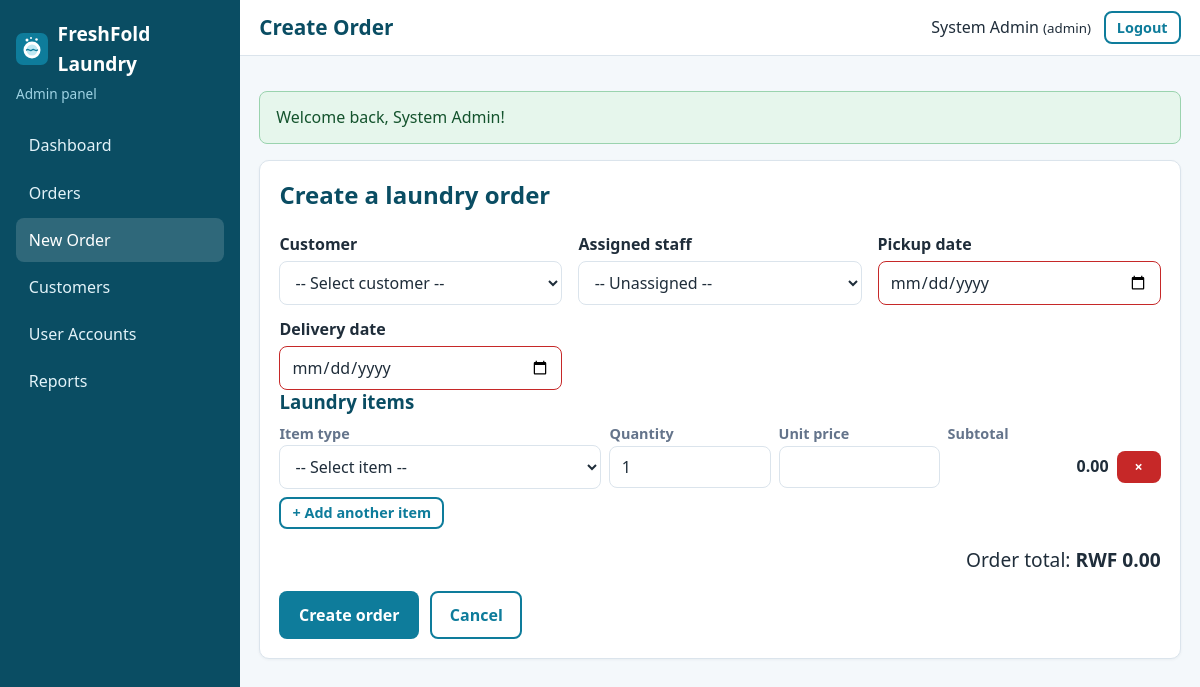
Page /admin/order-form.php (signed in) on the committed database.
### tables this page shows
CREATE TABLE users (
    user_id       INT AUTO_INCREMENT PRIMARY KEY,
    username      VARCHAR(100) NOT NULL,
    email         VARCHAR(150) NOT NULL UNIQUE,
    password_hash VARCHAR(255) NOT NULL,               
    role          ENUM('admin','staff','customer') NOT NULL,
    created_at    TIMESTAMP DEFAULT CURRENT_TIMESTAMP
);

### app/controllers/OrderController.php (called while the page is built, shortened)
<?php
class OrderController
{
    private function catalog(): array
    {
        return require APP_PATH . '/config/items.php';
    }
    public function adminForm(): void
    {
        requireRole(['admin']);
        $catalog = $this->catalog();
        $id      = (int) ($_GET['id'] ?? 0);
        $order   = null;
        $errors = [];
        if ($order) {
            $old = [
                'customer_id'       => $order['customer_id'],
                'assigned_staff_id' => $order['assigned_staff_id'],
                'pickup_date'       => $order['pickup_date'],
                'delivery_date'     => $order['delivery_date'],
                'status'            => $order['status'],
            ];
            $rows = OrderItem::forOrder($id);
        } else {
            $old  = ['customer_id' => '', 'assigned_staff_id' => '', 'pickup_date' => '', 'delivery_date' => '', 'status' => 'pending'];
            $rows = [];
        }
        if (!$rows) {
            $rows = [['item_type' => '', 'quantity' => '1', 'unit_price' => '']];
        }
        render('admin/order_form', [
            'title'     => $order ? 'Edit Order #' . $id : 'Create Order',
            'order'     => $order,
            'errors'    => $errors,
            'old'       => $old,
            'rows'      => $rows,
            'catalog'   => $catalog,
            'customers' => Customer::all(),
            'staff'     => User::staffList(),
            'allowed'   => $order ? allowedNextStatuses($order['status']) : [],
        ]);
    }
}

### public/admin/order-form.php (called while the page is built, shortened)
<?php
(new OrderController())->adminForm();

### app/helpers/auth.php (called while the page is built, shortened)
<?php
function isLoggedIn(): bool
{
    return !empty($_SESSION['user_id']);
}
function currentUser(): ?array
{
    return [
        'user_id'  => (int) $_SESSION['user_id'],
        'username' => $_SESSION['username'] ?? '',
        'email'    => $_SESSION['email'] ?? '',
        'role'     => $_SESSION['role'] ?? '',
    ];
}
function requireLogin(): array
{
    $user = User::findById((int) $_SESSION['user_id']);
    return $user;
}
function requireRole(array $roles): array
{
    $user = requireLogin();
    return $user;
}

### app/config/database.php (called while the page is built, shortened)
<?php
function getDbConfig(): array
{
    $config = [
        'host'    => '127.0.0.1',
        'port'    => '3306',
        'name'    => 'online_laundry_db',
        'user'    => 'root',
        'pass'    => '',
        'charset' => 'utf8mb4',
    ];
    return $config;
}
function getConnection(): PDO
{
    static $pdo = null;
    if ($pdo instanceof PDO) {
        return $pdo;
    }
    $c   = getDbConfig();
    $dsn = "mysql:host={$c['host']};port={$c['port']};dbname={$c['name']};charset={$c['charset']}";
    try {
        $pdo = new PDO($dsn, $c['user'], $c['pass'], [
            PDO::ATTR_ERRMODE            => PDO::ERRMODE_EXCEPTION,
            PDO::ATTR_DEFAULT_FETCH_MODE => PDO::FETCH_ASSOC,
            PDO::ATTR_EMULATE_PREPARES   => false,
        ]);
    } catch (PDOException $e) {
        error_log('Database connection failed: ' . $e->getMessage());
        http_response_code(500);
        exit('Service temporarily unavailable. Please try again later.');
    }
    return $pdo;
}

### app/models/User.php (called while the page is built, shortened)
<?php
class User
{
    public static function findById(int $id)
    {
        $stmt = getConnection()->prepare(
            'SELECT user_id, username, email, role, created_at FROM users WHERE user_id = :id LIMIT 1'
        );
        $stmt->execute([':id' => $id]);
        return $stmt->fetch();
    }
}

### app/views/admin/order_form.php (the view, shortened to what this page needs)
<section class="card">
    <h2><?= $order ? 'Edit order #' . (int) $order['order_id'] : 'Create a laundry order' ?></h2>
    <form method="post" data-validate data-order-form>
        <div class="form-grid">
            <div>
                <label for="customer_id">Customer</label>
                <select id="customer_id" name="customer_id" required>
                    <option value="">-- Select customer --</option>
                </select>
            </div>
            <div>
                <label for="assigned_staff_id">Assigned staff</label>
                <select id="assigned_staff_id" name="assigned_staff_id">
                    <option value="">-- Unassigned --</option>
                </select>
            </div>
            <div>
                <label for="pickup_date">Pickup date</label>
                <input type="date" id="pickup_date" name="pickup_date" value="<?= val($old, 'pickup_date') ?>" required <?= $order ? '' : 'min="' . e(date('Y-m-d')) . '"' ?>>
            </div>
            <div>
                <label for="delivery_date">Delivery date</label>
                <input type="date" id="delivery_date" name="delivery_date" value="<?= val($old, 'delivery_date') ?>" required>
            </div>
        </div>
        <h3>Laundry items</h3>
        <?php include APP_PATH . '/views/partials/item_rows.php'; ?>
        <div class="btn-row">
            <button type="submit" class="btn btn-primary"><?= $order ? 'Save changes' : 'Create order' ?></button>
            <a class="btn btn-outline" href="<?= e(url('admin/orders.php')) ?>">Cancel</a>
        </div>
    </form>
</section>

### app/views/layouts/dashboard_header.php (shortened to what this page needs)
<?php
$user   = currentUser();
$role   = $user['role'];
$script = $_SERVER['SCRIPT_NAME'];
$menus = [
    'admin' => [
        ['admin/index.php', 'Dashboard'], ['admin/orders.php', 'Orders'], ['admin/order-form.php', 'New Order'],
        ['admin/customers.php', 'Customers'], ['admin/users.php', 'User Accounts'], ['admin/reports.php', 'Reports'],
    ],
    'staff' => [
        ['staff/index.php', 'Dashboard'], ['staff/orders.php', 'Assigned Orders'], ['staff/history.php', 'Order History'],
    ],
    'customer' => [
        ['customer/index.php', 'Dashboard'], ['customer/new-order.php', 'Schedule Pickup'], ['customer/orders.php', 'My Orders'],
        ['customer/items.php', 'Items & Prices'], ['customer/profile.php', 'My Profile'],
    ],
];
?>
<!DOCTYPE html>
<html lang="en">
<head>
    <link rel="stylesheet" href="<?= e(url('assets/css/style.css')) ?>">
</head>
<body class="dashboard">
<aside class="sidebar" id="sidebar">
    <a class="brand" href="<?= e(url('index.php')) ?>">
        <img src="<?= e(url('assets/images/logo.svg')) ?>" alt="" width="32" height="32">
        <span><?= e(APP_NAME) ?></span>
    </a>
    <p class="role-tag"><?= e(ucfirst($role)) ?> panel</p>
    <nav>
        <?php foreach ($menus[$role] as $item): ?>
            <a href="<?= e(url($item[0])) ?>" class="<?= substr($script, -strlen($item[0])) === $item[0] ? 'active' : '' ?>"><?= e($item[1]) ?></a>
        <?php endforeach; ?>
    </nav>
</aside>
<div class="dash-main">
    <header class="topbar">
        <h1><?= e($pageTitle) ?></h1>
        <div class="topbar-user">
            <span><?= e($user['username']) ?> <small>(<?= e($role) ?>)</small></span>
            <form method="post" action="<?= e(url('logout.php')) ?>">
                <button type="submit" class="btn btn-outline btn-small">Logout</button>
            </form>
        </div>
    </header>
    <main class="content">
        <?= renderFlash() ?>

### public/assets/css/style.css (style rules this page uses)
:root { --primary: #0e7c9b; --primary-dark: #0a4d63; --accent: #f59e0b; --bg: #f4f8fb; --card: #ffffff; --text: #1f2d3a; --muted: #64748b; --border: #dbe4ec; --danger: #c62828; --success: #1b7f3b; --radius: 10px; }
* { box-sizing: border-box; }
html { scroll-behavior: smooth; }
body { margin: 0; font-family: "Segoe UI", Roboto, Arial, sans-serif; color: var(--text); background: var(--bg); line-height: 1.55; }
img { max-width: 100%; height: auto; }
a { color: var(--primary); }
h1, h2, h3 { line-height: 1.25; margin: 0 0 .6rem; color: var(--primary-dark); }
p { margin: 0 0 1rem; }
.btn { display: inline-block; padding: .6rem 1.1rem; border-radius: 8px; border: 2px solid transparent; font-size: 1rem; font-weight: 600; text-decoration: none; cursor: pointer; text-align: center; font-family: inherit; }
.btn-primary { background: var(--primary); color: #fff; }
.btn-outline { background: transparent; border-color: var(--primary); color: var(--primary); }
.btn-small { padding: .3rem .7rem; font-size: .9rem; }
.btn-row { display: flex; gap: .7rem; flex-wrap: wrap; margin-top: 1rem; }
label { display: block; margin: .8rem 0 .25rem; font-weight: 600; }
input, select, textarea { width: 100%; padding: .55rem .7rem; border: 1px solid var(--border); border-radius: 8px; font-size: 1rem; font-family: inherit; background: #fff; color: var(--text); }
.form-grid { display: grid; grid-template-columns: repeat(auto-fit, minmax(220px, 1fr)); gap: 0 1rem; }
.card { background: var(--card); border: 1px solid var(--border); border-radius: var(--radius); padding: 1.2rem; margin-bottom: 1.2rem; box-shadow: 0 1px 3px rgba(15, 40, 60, .05); }
.brand { display: flex; align-items: center; gap: .6rem; font-weight: 700; font-size: 1.2rem; color: var(--primary-dark); text-decoration: none; }
body.dashboard { display: flex; min-height: 100vh; }
.sidebar { width: 240px; background: var(--primary-dark); color: #fff; padding: 1.2rem 1rem; flex-shrink: 0; position: sticky; top: 0; height: 100vh; overflow-y: auto; }
.sidebar .brand { color: #fff; margin-bottom: .3rem; }
.role-tag { color: #9fd3e4; font-size: .85rem; margin-bottom: 1.2rem; }
.sidebar nav a { display: block; padding: .6rem .8rem; color: #e3f3f9; text-decoration: none; border-radius: 8px; margin-bottom: .2rem; }
.sidebar nav a:hover, .sidebar nav a.active { background: rgba(255, 255, 255, .15); color: #fff; }
.dash-main { flex: 1; min-width: 0; }
.topbar { display: flex; align-items: center; gap: 1rem; background: #fff; border-bottom: 1px solid var(--border); padding: .7rem 1.2rem; }
.topbar h1 { margin: 0; font-size: 1.3rem; flex: 1; }
.topbar-user { display: flex; align-items: center; gap: .8rem; }
.topbar-user form { margin: 0; }
.content { padding: 1.2rem; max-width: 1200px; }

### rows in the picture
users: role "Admin", username "System Admin", role "admin"

### other values in the picture
APP_NAME "FreshFold Laundry"
$item[1] "Dashboard"
$item[1] "Orders"
$item[1] "New Order"
$item[1] "Customers"
$item[1] "User Accounts"
$item[1] "Reports"
$pageTitle "Create Order"
$f['message'] "Welcome back, System Admin!"
CURRENCY "RWF"
